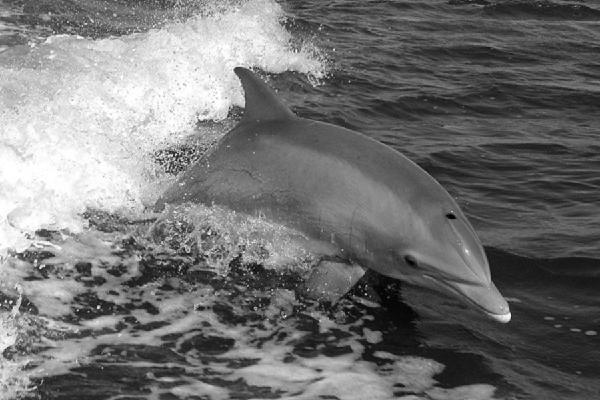
#> input picture programming homework 3/dolphin.jpg, 600 x 400 px
$ jupyter execute programlama_odev_3.ipynb   (older library calls are emulated)
#> lines starting #> are read from the running program, lines starting #| are printed output that depends on the picture; long printed decimals are rounded
[cell 1]
import cv2
import matplotlib.pyplot as plt
import numpy as np

[cell 2]
# Load the image
image = cv2.imread('dolphin.jpg')
#> image is the input picture: shape (400, 600, 3); min 0, max 255, mean 114.6

### Blur Filter

[cell 3]
# Apply a blur filter
blur_image = cv2.GaussianBlur(image, (15, 15), 0)
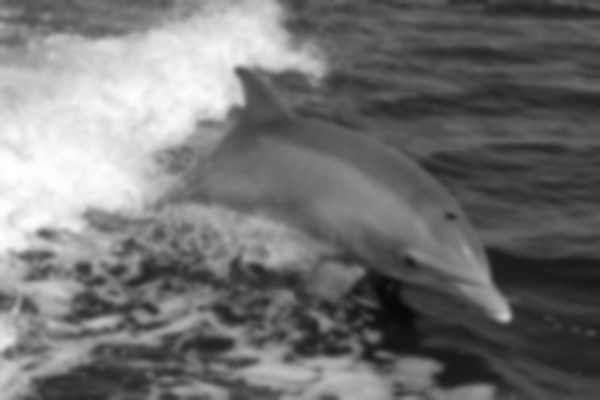
#> blur_image: shape (400, 600, 3); min 8, max 255, mean 114.6

[cell 4]
# Display the original and blurred images using Matplotlib
plt.figure(figsize=(10, 5))

# Display original image
plt.subplot(1, 2, 1)
plt.imshow(cv2.cvtColor(image, cv2.COLOR_BGR2RGB))
plt.title('Original Image')
plt.axis('off')

# Display blurred image
plt.subplot(1, 2, 2)
plt.imshow(cv2.cvtColor(blur_image, cv2.COLOR_BGR2RGB))
plt.title('Blurred Image')
plt.axis('off')

plt.show()

[cell 5]
def sharpen_image(image):
    # Define the sharpening kernel
    kernel = np.array([[-1, -1, -1],
                       [-1,  9, -1],
                       [-1, -1, -1]])

    # Apply the sharpening kernel
    sharpened_image = cv2.filter2D(image, -1, kernel)
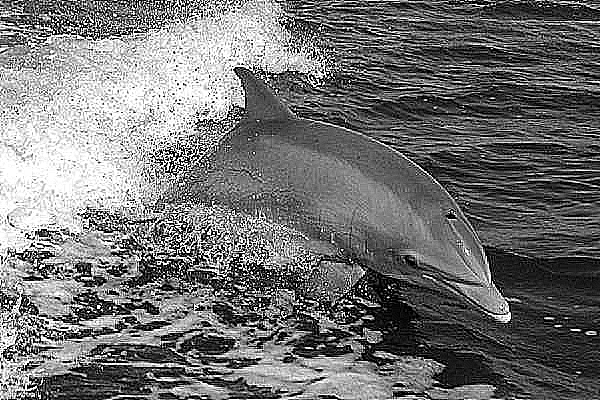
#> sharpened_image: shape (400, 600, 3); min 0, max 255, mean 115

    return sharpened_image

### Sharpened Filter

[cell 6]
# Apply the sharpening filter
sharpened_image = sharpen_image(image)

[cell 7]
# Display the original and blurred images using Matplotlib
plt.figure(figsize=(10, 5))

# Display original image
plt.subplot(1, 2, 1)
plt.imshow(cv2.cvtColor(image, cv2.COLOR_BGR2RGB))
plt.title('Original Image')
plt.axis('off')

# Display blurred image
plt.subplot(1, 2, 2)
plt.imshow(cv2.cvtColor(sharpened_image, cv2.COLOR_BGR2RGB))
plt.title('Sharpened Image')
plt.axis('off')

plt.show()

### Median Filter

[cell 8]
median_filtered_image = cv2.medianBlur(image, 9)

[cell 9]
# Display the original and blurred images using Matplotlib
plt.figure(figsize=(10, 5))

# Display original image
plt.subplot(1, 2, 1)
plt.imshow(cv2.cvtColor(image, cv2.COLOR_BGR2RGB))
plt.title('Original Image')
plt.axis('off')

# Display blurred image
plt.subplot(1, 2, 2)
plt.imshow(cv2.cvtColor(median_filtered_image, cv2.COLOR_BGR2RGB))
plt.title('Median Filtered Image')
plt.axis('off')

plt.show()

### Find Vertical Edges

[cell 10]
def find_vertical_edges(image):
    # Convert the image to grayscale
    gray_image = cv2.cvtColor(image, cv2.COLOR_BGR2GRAY)

    # Apply Sobel operator
    sobel_x = cv2.Sobel(gray_image, cv2.CV_64F, 1, 0, ksize=3)
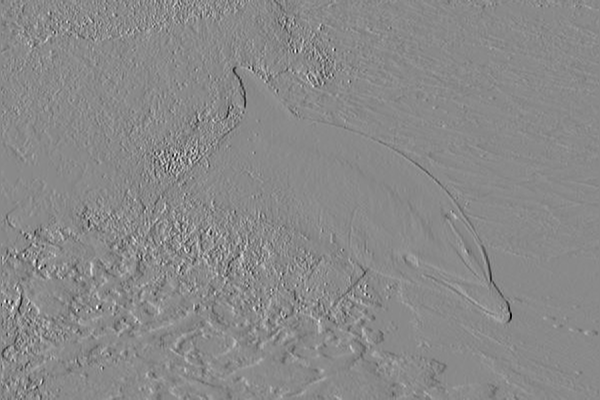
#> sobel_x: shape (400, 600) float64; min -783, max 667, mean -1.8; drawn with min black and max white

    # Convert the result back to 8-bit image
    sobel_x = cv2.convertScaleAbs(sobel_x)
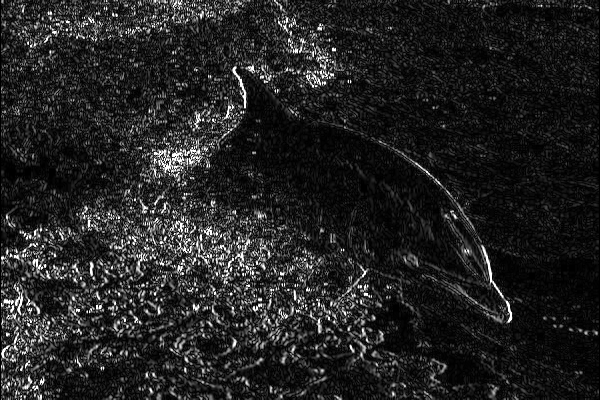
#> sobel_x: shape (400, 600); min 0, max 255, mean 35

    return sobel_x

[cell 11]
# Find vertical edges
vertical_edges = find_vertical_edges(image)

[cell 12]
# Display the original and blurred images using Matplotlib
plt.figure(figsize=(10, 5))

# Display original image
plt.subplot(1, 2, 1)
plt.imshow(cv2.cvtColor(image, cv2.COLOR_BGR2RGB))
plt.title('Original Image')
plt.axis('off')

# Display blurred image
plt.subplot(1, 2, 2)
plt.imshow(cv2.cvtColor(vertical_edges, cv2.COLOR_BGR2RGB))
plt.title('Vertical Edges Image')
plt.axis('off')

plt.show()
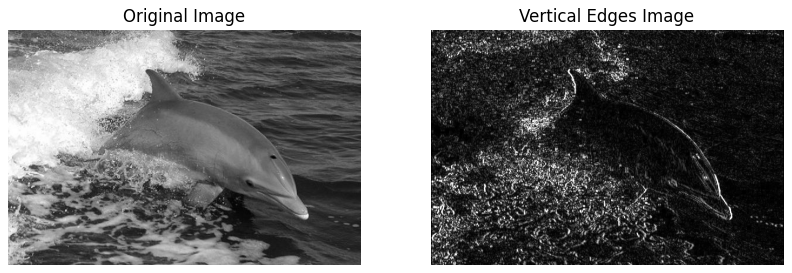
#> figure drawn by matplotlib, 2 panels

### Generate Gaussian Noise

[cell 13]
def add_gaussian_noise(image, mean=0, sigma=25):
    # Generate Gaussian noise
#> called with mean = 0, sigma = 25
    gaussian_noise = np.random.normal(mean, sigma, image.shape).astype(np.uint8)

    # Add Gaussian noise to the image
    noisy_image = cv2.add(image, gaussian_noise)
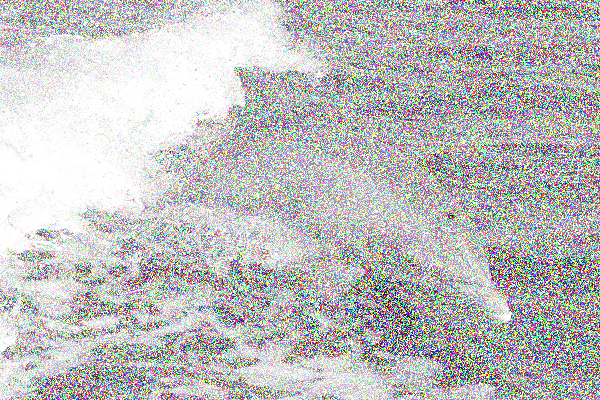
#> noisy_image: shape (400, 600, 3); mean B, G, R 191.5, 191.3, 191.7

    return noisy_image

[cell 14]
# Add Gaussian noise to the image
noisy_image = add_gaussian_noise(image)

[cell 15]
# Display the original and blurred images using Matplotlib
plt.figure(figsize=(10, 5))

# Display original image
plt.subplot(1, 2, 1)
plt.imshow(cv2.cvtColor(image, cv2.COLOR_BGR2RGB))
plt.title('Original Image')
plt.axis('off')

# Display blurred image
plt.subplot(1, 2, 2)
plt.imshow(cv2.cvtColor(noisy_image, cv2.COLOR_BGR2RGB))
plt.title('Gaussian Noisy Image')
plt.axis('off')

plt.show()
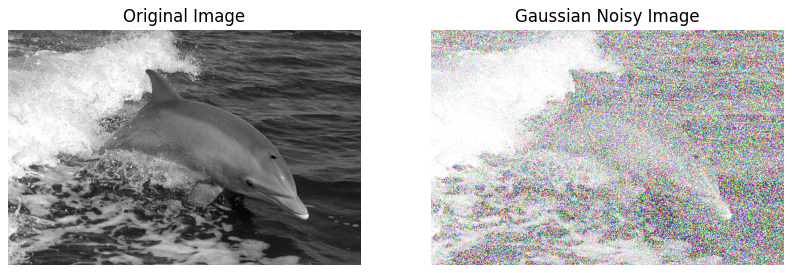
#> figure drawn by matplotlib, 2 panels

### Crop Dolphin's Face

[cell 16]
x = 350
y = 150
width = 200
height = 200

# Define bounding box coordinates of the dolphin's face (x, y, width, height)
dolphin_face_box = (x, y, width, height)

# Crop the dolphin's face using the bounding box
cropped_dolphin_face = image[y:y+height, x:x+width]
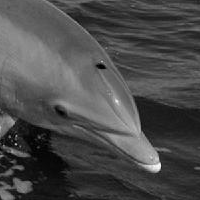
#> cropped_dolphin_face: shape (200, 200, 3); min 0, max 249, mean 74.8

[cell 17]
# Display the original and blurred images using Matplotlib
plt.figure(figsize=(5, 5))

# Display blurred image
plt.subplot(1, 2, 2)
plt.imshow(cv2.cvtColor(cropped_dolphin_face, cv2.COLOR_BGR2RGB))
plt.title('Dolphin Face')
plt.axis('off')

plt.show()

### Calculate Correlation Between Two Images, Correlation Map, Plotting Maximum Match Correlation Indices

[cell 18]
def calculate_cross_correlation(image1, image2):
    # Convert images to grayscale
    gray_image1 = cv2.cvtColor(image1, cv2.COLOR_BGR2GRAY)
    gray_image2 = cv2.cvtColor(image2, cv2.COLOR_BGR2GRAY)

    # Calculate cross-correlation
    cross_correlation = cv2.matchTemplate(gray_image1, gray_image2, cv2.TM_CCOEFF_NORMED)
#> cross_correlation = [0.971]

    return cross_correlation

[cell 19]
def plot_maximum_match_indices(correlation_map):
    # Find the location of the maximum correlation value
    min_val, max_val, min_loc, max_loc = cv2.minMaxLoc(correlation_map)

    # Plot the correlation map
    plt.imshow(correlation_map, cmap='jet', vmin=-1, vmax=1)
    plt.colorbar()
    plt.title('Cross-correlation Map with Maximum Match Indices')
    plt.xlabel('X-axis')
    plt.ylabel('Y-axis')

    # Plot the maximum match indices
    plt.plot(max_loc[0], max_loc[1], 'ro')  # Plotting the maximum correlation point in red
    plt.show()

[cell 20]
# Calculate cross-correlation
cross_correlation_with_blur_image = calculate_cross_correlation(image, blur_image)
#> cross_correlation_with_blur_image = [0.971]

print("Cross-correlation:", cross_correlation_with_blur_image)
#| Cross-correlation: [[0.971]]

[cell 21]
# Plot the correlation map
plt.imshow(cross_correlation_with_blur_image, cmap='jet', vmin=-1, vmax=1)
plt.colorbar()
plt.title('Cross-correlation Map')
plt.xlabel('X-axis')
plt.ylabel('Y-axis')
plt.show()
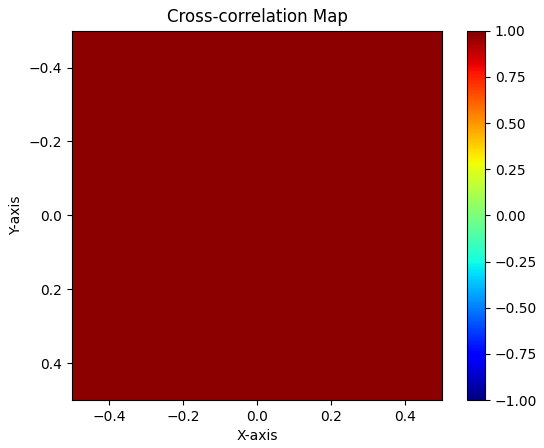
#> figure drawn by matplotlib, 2 panels

[cell 22]
# Plot the correlation map with maximum match indices
plot_maximum_match_indices(cross_correlation_with_blur_image)
#> in plot_maximum_match_indices, `min_val, max_val, min_loc, max_loc = cv2.minMaxLoc(correlation_map)`: min_val = 0.971; min_loc = (0, 0)

[cell 23]
cross_correlation_with_sharpened_image = calculate_cross_correlation(image, sharpened_image)
#> cross_correlation_with_sharpened_image = [0.804]

print("Cross-correlation:", cross_correlation_with_sharpened_image)
#| Cross-correlation: [[0.8039]]

[cell 24]
# Plot the correlation map
plt.imshow(cross_correlation_with_sharpened_image, cmap='jet', vmin=-1, vmax=1)
plt.colorbar()
plt.title('Cross-correlation Map')
plt.xlabel('X-axis')
plt.ylabel('Y-axis')
plt.show()
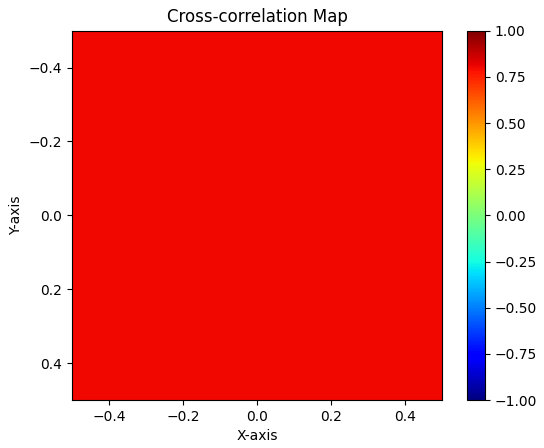
#> figure drawn by matplotlib, 2 panels

[cell 25]
# Plot the correlation map with maximum match indices
plot_maximum_match_indices(cross_correlation_with_sharpened_image)

[cell 26]
cross_correlation_median_filtered_image = calculate_cross_correlation(image, median_filtered_image)
#> cross_correlation_median_filtered_image = [0.969]

print("Cross-correlation:", cross_correlation_median_filtered_image)
#| Cross-correlation: [[0.9694]]

[cell 27]
# Plot the correlation map
plt.imshow(cross_correlation_median_filtered_image, cmap='jet', vmin=-1, vmax=1)
plt.colorbar()
plt.title('Cross-correlation Map')
plt.xlabel('X-axis')
plt.ylabel('Y-axis')
plt.show()

[cell 28]
# Plot the correlation map with maximum match indices
plot_maximum_match_indices(cross_correlation_median_filtered_image)
